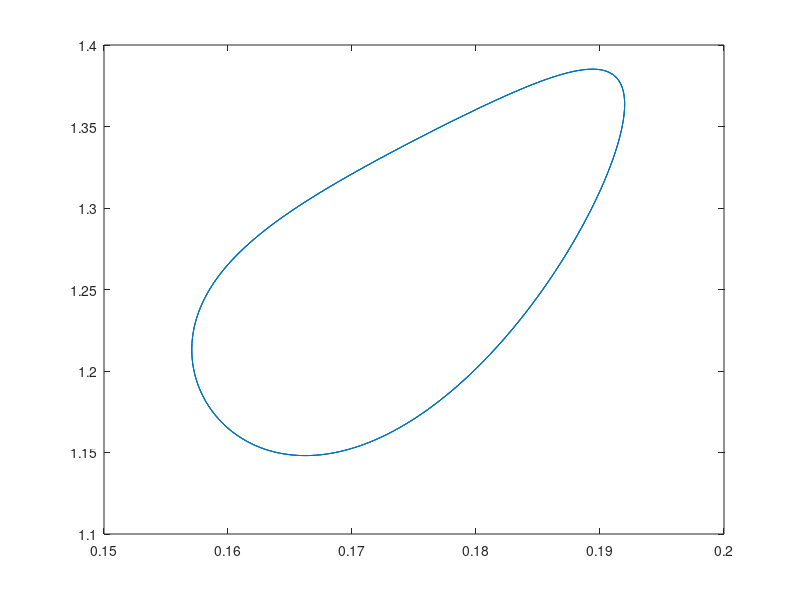

Write MATLAB code to recreate this figure.
% Random cl response

clear
clc
close all

phi = linspace(0,6*pi,1000);
dalpha = 1.0*pi/180;
phi_lag = 40*pi/180;
phi_gain = 120*pi/180;
amp = 1.0;
nl_amp = 0.5;

a0 = 10*pi/180;

a  = a0+dalpha*sin(phi);
a1 = a0+dalpha*sin(phi+phi_lag);
a2 = a0+dalpha*sin(phi+phi_gain);
nl = dalpha*2*sin(2*(phi+phi_lag));

cl_nl = pi*nl;
cl = 2*pi*(a1) - nl_amp*(nl) + amp*(a2);

plot(a,cl)
